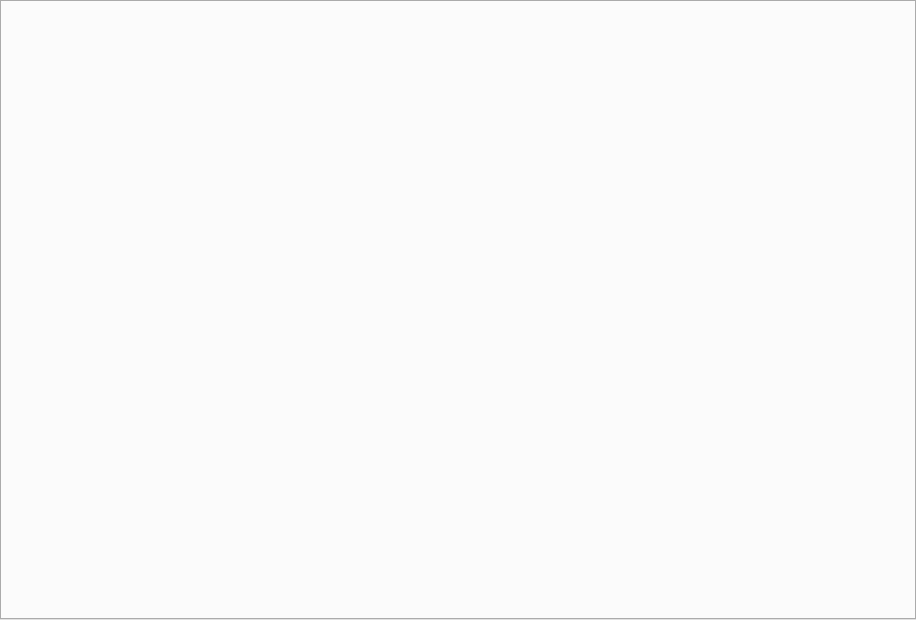
<?xml version="1.0" encoding="UTF-8"?>
<ui version="4.0">
 <class>ModelTabWidget</class>
 <widget class="QWidget" name="ModelTabWidget">
  <property name="geometry">
   <rect>
    <x>0</x>
    <y>0</y>
    <width>916</width>
    <height>620</height>
   </rect>
  </property>
  <property name="windowTitle">
   <string>Form</string>
  </property>
  <layout class="QVBoxLayout" name="verticalLayout">
   <property name="spacing">
    <number>0</number>
   </property>
   <property name="leftMargin">
    <number>0</number>
   </property>
   <property name="topMargin">
    <number>0</number>
   </property>
   <property name="rightMargin">
    <number>0</number>
   </property>
   <property name="bottomMargin">
    <number>0</number>
   </property>
   <item>
    <widget class="QTabWidget" name="tabWidget"/>
   </item>
  </layout>
 </widget>
 <resources/>
 <connections/>
</ui>
